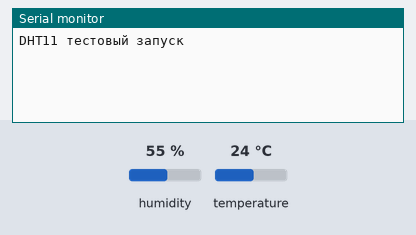
Bench run of a sketch on a simulated Arduino Uno, built with avr-gcc and run on an emulated ATmega328P. Parts: the last lines printed to the serial monitor. Inputs (shaded band) come from the test bench; at power-on: humidity 55 %, temperature 24 °C.

Above: at 3.2 s.
3.3 s: humidity set to 22 %
At 5.4 s:
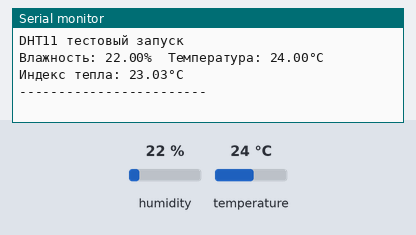
6.4 s: temperature set to 12 °C
At 8.25 s:
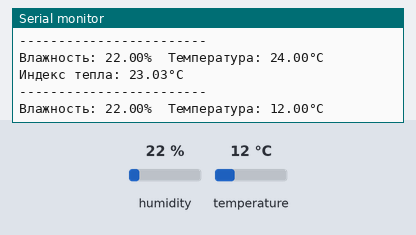
9.5 s: humidity set to 40 %
At 10.34 s:
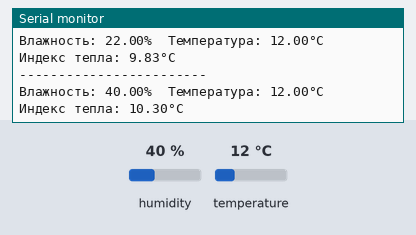
Timing chart, 0 to 12.5 s (numbered marks = the images above; inputs shaded):
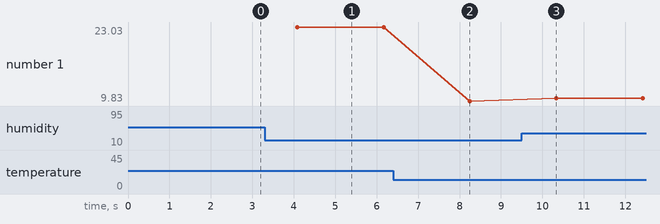

The sketch:

DHT11.ino
```cpp
// Подключаем библиотеку DHT
#include <DHT.h>

// Определяем пин и тип датчика
#define DHT_PIN 2
#define DHT_TYPE DHT11

// Создаем объект датчика
DHT dht(DHT_PIN, DHT_TYPE);


void setup(){
  // Инициализация последовательного порта
  Serial.begin(9600);
  Serial.println("DHT11 тестовый запуск");

  // Инициализация датчика
  dht.begin();

  // Ждём 2 секунды для стабтлтзацтт датчика
  delay(2000);
}

void loop(){
  // Ждем мужду измерениями (минимум 2 секунды для DHT11)
  delay(2000);

  // Читаем температуру и влажность
  float humidity = dht.readHumidity();  // Влажность в %
  float temperature = dht.readTemperature(); // Температура в °C

  // Проверяем, удалось ли прочитать данные
  if (isnan(humidity) || isnan(temperature)) {
    Serial.println("Ошибка чтения DHT11!");
    return;
  }

  // Выводим данные в монитор порта
  Serial.print("Влажность: ");
  Serial.print(humidity);
  Serial.print("%\t");
  Serial.print("Температура: ");
  Serial.print(temperature);
  Serial.println("°C");

  // Можно также рассчитать индекс тепла (ощущаемую температуру)
  float heatIndex = dht.computeHeatIndex(temperature, humidity, false);
  Serial.print("Индекс тепла: ");
  Serial.print(heatIndex);
  Serial.println("°C");

  Serial.println("------------------------");
}
```

Measured:
- after the input at 3.3 s, the serial monitor: prints a new line after 0.72 s (image 1)
- after the input at 6.4 s, the serial monitor: prints a new line after 1.8 s (image 2)
- after the input at 9.5 s, the serial monitor: prints a new line after 0.77 s (image 3)
- plotted number 1: 23.03 → 9.83 after the input at 6.4 s, 9.83 → 10.3 after the input at 9.5 s
